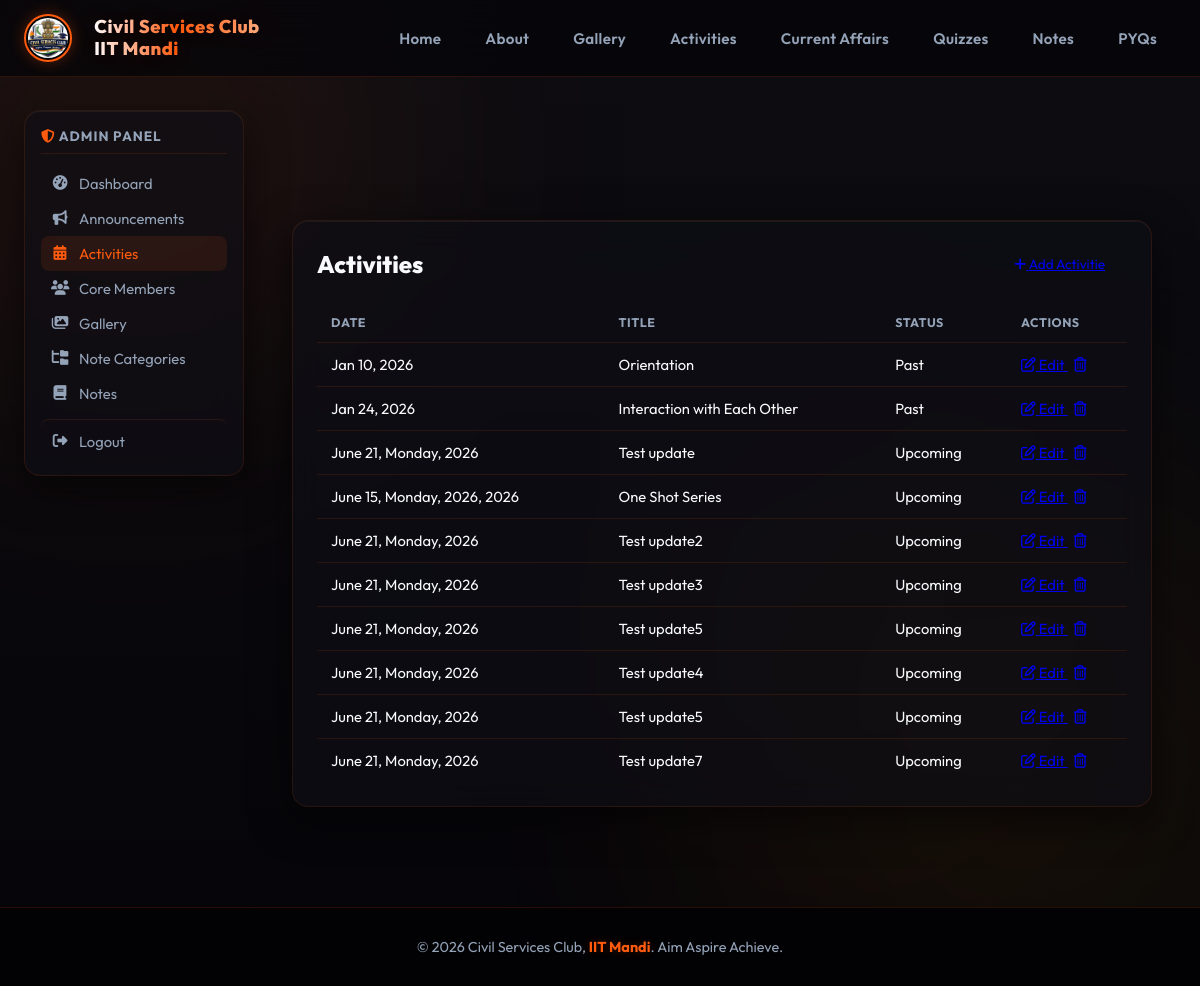
Screenshot of /admin/activities/ (signed in) with the database file from the repository.
### models.py (models this page shows)
class Activity(db.Model):
    id = db.Column(db.Integer, primary_key=True)
    status = db.Column(db.String(20), nullable=False)
    date = db.Column(db.String(50), nullable=False)
    title = db.Column(db.String(200), nullable=False)
    desc = db.Column(db.Text, nullable=False)
    created_at = db.Column(db.DateTime, default=datetime.utcnow)

### admin/routes.py (the view)
@admin_bp.route("/activities/")
@login_required
def activities_list():
    items = Activity.query.order_by(Activity.created_at.desc()).all()
    return render_template("admin/generic_list.html",
                           entity_name="Activities", entity_url="activities",
                           columns=["Date", "Title", "Status"],
                           rows=[(a.id, [a.date, a.title, a.status]) for a in items])

### admin/__init__.py (called while the page is built)
def login_required(f):
    @wraps(f)
    def decorated_function(*args, **kwargs):
        if not session.get("admin_logged_in"):
            return redirect(url_for("admin.login"))
        return f(*args, **kwargs)
    return decorated_function

### app.py (called while the page is built)
@app.context_processor
def inject_admin_status():
    from flask import session
    return {"admin_logged_in": session.get("admin_logged_in", False)}

### admin/templates/admin/generic_list.html (shortened to what this page needs)
{% extends "admin/base.html" %}
{% block admin_content %}
{% set ep = entity_endpoint if entity_endpoint is defined else entity_url %}
<div class="glass-card" style="padding: 24px;">
    <div class="list-header">
        <h2>{{ entity_name }}</h2>
        <a href="{{ url_for('admin.' + ep + '_new') }}" class="cta-btn" style="font-size: 0.85rem; padding: 10px 22px;">
            <i class="fa-solid fa-plus"></i> Add {{ entity_name[:-1] if entity_name.endswith('s') else entity_name }}
        </a>
    </div>
    {% if rows %}
    <div style="overflow-x: auto;">
        <table class="admin-table">
            <thead>
                <tr>
                    {% for col in columns %}
                    <th>{{ col }}</th>
                    {% endfor %}
                    <th style="width: 120px;">Actions</th>
                </tr>
            </thead>
            <tbody>
                {% for id, values in rows %}
                <tr>
                    {% for val in values %}
                    <td>{{ val }}</td>
                    {% endfor %}
                    <td class="actions">
                        <a href="{{ url_for('admin.' + ep + '_edit', id=id) }}" class="btn btn-sm">
                            <i class="fa-regular fa-pen-to-square"></i> Edit
                        </a>
                        <a href="{{ url_for('admin.' + ep + '_delete', id=id) }}" class="btn btn-sm btn-danger">
                            <i class="fa-regular fa-trash-can"></i>
                        </a>
                    </td>
                </tr>
                {% endfor %}
            </tbody>
        </table>
    </div>
    {% else %}
    <div class="empty-state glass-card">
        <i class="fa-solid fa-inbox"></i>
        <p>No {{ entity_name|lower }} yet.</p>
    </div>
    {% endif %}
</div>
{% endblock %}

### admin/templates/admin/base.html (shortened to what this page needs)
{% extends "base.html" %}
{% block content %}
<div class="admin-layout">
    <aside class="admin-sidebar">
        <div class="glass-card">
            <h3><i class="fa-solid fa-shield-halved" style="color: var(--accent);"></i> Admin Panel</h3>
            <div class="nav-links-grid">
                <a href="{{ url_for('admin.dashboard') }}" class="{% if request.endpoint == 'admin.dashboard' %}active{% endif %}">
                    <i class="fa-solid fa-gauge-high"></i> Dashboard
                </a>
                <a href="{{ url_for('admin.announcements_list') }}" class="{% if request.endpoint and 'announcements' in request.endpoint %}active{% endif %}">
                    <i class="fa-solid fa-bullhorn"></i> Announcements
                </a>
                <a href="{{ url_for('admin.activities_list') }}" class="{% if request.endpoint and 'activities' in request.endpoint %}active{% endif %}">
                    <i class="fa-solid fa-calendar-days"></i> Activities
                </a>
                <a href="{{ url_for('admin.members_list') }}" class="{% if request.endpoint and 'members' in request.endpoint %}active{% endif %}">
                    <i class="fa-solid fa-users"></i> Core Members
                </a>
                <a href="{{ url_for('admin.gallery_list') }}" class="{% if request.endpoint and 'gallery' in request.endpoint %}active{% endif %}">
                    <i class="fa-solid fa-images"></i> Gallery
                </a>
                <a href="{{ url_for('admin.note_categories_list') }}" class="{% if request.endpoint and 'note_categories' in request.endpoint %}active{% endif %}">
                    <i class="fa-solid fa-folder-tree"></i> Note Categories
                </a>
                <a href="{{ url_for('admin.notes_list') }}" class="{% if request.endpoint and 'notes' in request.endpoint %}active{% endif %}">
                    <i class="fa-solid fa-book"></i> Notes
                </a>
                <a href="{{ url_for('admin.logout') }}" style="border-top: 1px solid var(--glass-border); margin-top: 8px; padding-top: 12px;">
                    <i class="fa-solid fa-right-from-bracket"></i> Logout
                </a>
            </div>
        </div>
    </aside>
    <main class="admin-content">
        {% block admin_content %}{% endblock %}
    </main>
</div>
{% endblock %}

### templates/base.html (shortened to what this page needs)
<!DOCTYPE html>
<html lang="en">
<head>
    <link rel="stylesheet" href="{{ url_with_modules if url_with_modules else url_for('static', filename='css/style.css') }}">
    <link rel="stylesheet" href="https://cdnjs.cloudflare.com/ajax/libs/font-awesome/6.4.0/css/all.min.css">
</head>
<body>
    <div class="glow-bg">
        <div class="blob blob-1"></div>
        <div class="blob blob-2"></div>
        <div class="blob blob-3"></div>
    </div>
    <nav>
        <div class="nav-container">
            <div class="logo-section">
                <img src="{{ url_for('static', filename='images/logo.jpeg') }}" alt="Club Logo" class="nav-logo">
                <h1>Civil Services Club <br class="desktop-only">IIT Mandi</h1>
            </div>
            <ul class="nav-links">
                <li><a href="{{ url_for('home') }}">Home</a></li>
                <li><a href="{{ url_for('about') }}">About</a></li>
                <li><a href="{{ url_for('gallery') }}">Gallery</a></li>
                <li><a href="{{ url_for('activities') }}">Activities</a></li>
                <li><a href="{{ url_for('current_affairs') }}">Current Affairs</a></li>
                <li><a href="{{ url_for('quizzes') }}">Quizzes</a></li>
                <li><a href="{{ url_for('notes') }}">Notes</a></li>
                <li><a href="{{ url_for('pyqs') }}">PYQs</a></li>
            </ul>
        </div>
    </nav>
    <main>
        {% block content %}{% endblock %}
    </main>
    <footer>
        <p>&copy; 2026 Civil Services Club, <span>IIT Mandi</span>. Aim Aspire Achieve.</p>
    </footer>
</body>
</html>

### static/css/style.css (style rules this page uses)
:root { --bg-dark: #050508; --glass-bg: rgba(15, 15, 22, 0.65); --glass-border: rgba(255, 91, 14, 0.12); --glass-border-hover: rgba(255, 91, 14, 0.35); --glass-focus: rgba(255, 91, 14, 0.2); --text-primary: #f8fafc; --text-secondary: #94a3b8; --accent: #ff5b0e; --accent-hover: #ff7836; --accent-glow: rgba(255, 91, 14, 0.25); --accent-gradient: linear-gradient(135deg, #ff5b0e, #ff8038); --dark-gradient: linear-gradient(180deg, #0d0d12, #050508); }
* { margin: 0; padding: 0; box-sizing: border-box; font-family: 'Outfit', -apple-system, BlinkMacSystemFont, "Segoe UI", Roboto, sans-serif; }
body { background-color: var(--bg-dark); background-image: var(--dark-gradient); color: var(--text-primary); min-height: 100vh; overflow-x: hidden; position: relative; scroll-behavior: smooth; }
.glow-bg { position: fixed; top: 0; left: 0; width: 100%; height: 100%; z-index: -1; overflow: hidden; pointer-events: none; }
.blob { position: absolute; border-radius: 50%; filter: blur(140px); opacity: 0.45; animation: floatAnimation 20s infinite alternate ease-in-out; }
.blob-1 { top: -10%; left: -10%; width: 500px; height: 500px; background: rgba(255, 91, 14, 0.25); }
.blob-2 { bottom: -10%; right: -10%; width: 600px; height: 600px; background: rgba(245, 158, 11, 0.15); animation-delay: -5s; animation-duration: 25s; }
.blob-3 { top: 40%; left: 50%; width: 450px; height: 450px; background: rgba(255, 91, 14, 0.1); animation-delay: -10s; animation-duration: 30s; }
.glass-card { background: var(--glass-bg); backdrop-filter: blur(16px); -webkit-backdrop-filter: blur(16px); border: 1px solid var(--glass-border); border-radius: 16px; padding: 28px; box-shadow: 0 12px 40px 0 rgba(0, 0, 0, 0.6), inset 0 1px 0 0 rgba(255, 255, 255, 0.05); transition: transform 0.4s cubic-bezier(0.165, 0.84, 0.44, 1), border-color 0.3s ease, box-shadow 0.3s ease; }
nav { position: fixed; top: 0; left: 0; width: 100%; z-index: 1000; background: rgba(5, 5, 8, 0.75); backdrop-filter: blur(24px); -webkit-backdrop-filter: blur(24px); border-bottom: 1px solid rgba(255, 91, 14, 0.15); transition: all 0.3s ease; }
.nav-container { max-width: 1200px; margin: 0 auto; display: flex; justify-content: space-between; align-items: center; padding: 14px 24px; }
.logo-section { display: flex; align-items: center; gap: 14px; }
.logo-section h1 { font-size: 1.15rem; font-weight: 800; line-height: 1.2; letter-spacing: 0.5px; background: linear-gradient(to right, #ffffff, var(--accent), #ffaa7a); -webkit-background-clip: text; -webkit-text-fill-color: transparent; text-shadow: 0 0 30px rgba(255, 91, 14, 0.2); }
.nav-logo { height: 3rem; border-radius: 50%; border: 2px solid var(--accent); padding: 2px; background: var(--bg-dark); box-shadow: 0 0 15px rgba(255, 91, 14, 0.3); transition: transform 0.5s ease; }
.nav-links { display: flex; gap: 6px; list-style: none; }
.nav-links a { color: var(--text-secondary); text-decoration: none; padding: 10px 18px; border-radius: 10px; font-size: 0.95rem; font-weight: 600; letter-spacing: 0.3px; transition: all 0.3s cubic-bezier(0.4, 0, 0.2, 1); border: 1px solid transparent; }
main { max-width: 1200px; margin: 110px auto 50px auto; padding: 0 24px; min-height: calc(100vh - 230px); position: relative; z-index: 1; }
footer { border-top: 1px solid rgba(255, 91, 14, 0.15); background: rgba(3, 3, 5, 0.95); padding: 30px 0; text-align: center; color: var(--text-secondary); font-size: 0.9rem; position: relative; z-index: 1; }
footer span { color: var(--accent); font-weight: 700; text-shadow: 0 0 10px var(--accent-glow); }

### templates/base.html (style rules this page uses)
.nav-logo { height: 3rem; vertical-align: middle; margin-right: 8px; }

### admin/templates/admin/base.html (style rules this page uses)
.admin-layout { display: flex; gap: 24px; align-items: flex-start; }
.admin-sidebar { flex: 0 0 220px; position: sticky; top: 24px; }
.admin-sidebar .glass-card { padding: 16px; }
.admin-sidebar h3 { font-size: 0.85rem; text-transform: uppercase; letter-spacing: 1px; color: var(--text-secondary); margin-bottom: 12px; border-bottom: 1px solid var(--glass-border); padding-bottom: 8px; }
.admin-sidebar a { display: flex; align-items: center; gap: 10px; color: var(--text-secondary); text-decoration: none; padding: 8px 10px; border-radius: 8px; font-size: 0.92rem; transition: all 0.2s ease; }
.admin-sidebar a:hover, .admin-sidebar a.active { background: rgba(255, 91, 14, 0.1); color: var(--accent); }
.admin-sidebar a i { width: 18px; text-align: center; }
.admin-content { flex: 1; min-width: 0; }

### rows the page displays
Activity: date "Jan 10, 2026", title "Orientation", status "Past"
Activity: date "Jan 24, 2026", title "Interaction with Each Other", status "Past"
Activity: date "June 21, Monday, 2026", title "Test update", status "Upcoming"
Activity: date "June 15, Monday, 2026, 2026", title "One Shot Series", status "Upcoming"
Activity: date "June 21, Monday, 2026", title "Test update2", status "Upcoming"
Activity: date "June 21, Monday, 2026", title "Test update3", status "Upcoming"
Activity: date "June 21, Monday, 2026", title "Test update5", status "Upcoming"
Activity: date "June 21, Monday, 2026", title "Test update4", status "Upcoming"
Activity: date "June 21, Monday, 2026", title "Test update5", status "Upcoming"
Activity: date "June 21, Monday, 2026", title "Test update7", status "Upcoming"

### other values shown
{{ entity_name }} "Activities"
{{ col }} "DATE" "TITLE" "STATUS"
